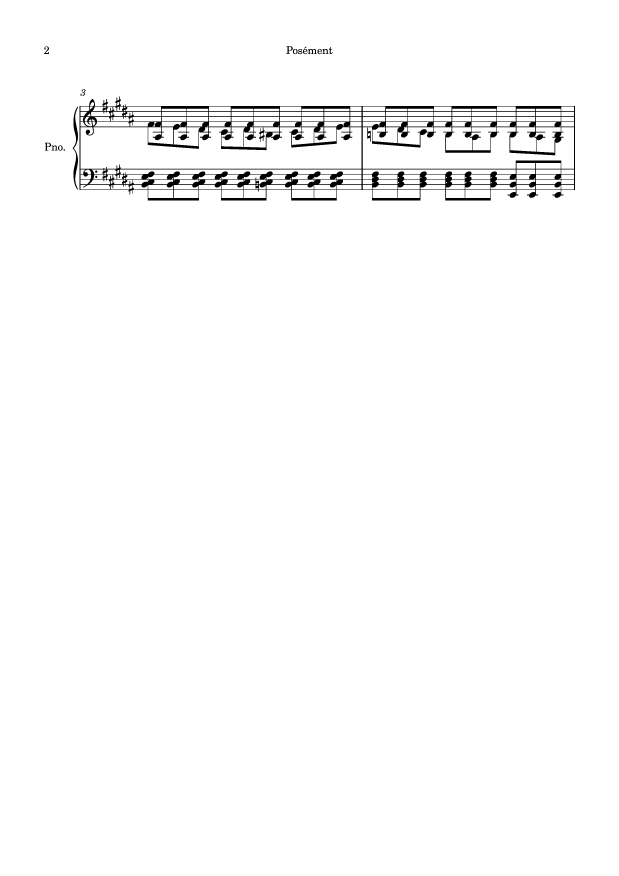
#> input picture input/Alkan - Posement-002.png, 2475 x 3504 px (shown at 1/4 size)
$ python -i helpers.py   (imports and definitions only)
#> lines starting #> are read from the running program, lines starting #| are printed output that depends on the picture; after the words box and inside, x2 and y2 are one past the last pixel; in counts of white or black regions, pixels touching at a corner belong together
#> `picture = cv2.imread('input/Alkan - Posement-002.png', cv2.IMREAD_GRAY..`: picture: shape (3504, 2475); 98.1% white; 21 black regions
# scripts de fontes externas utilizadas para auxiliar o desenvolvimento.
import cv2 as cv
import imutils, sys

# retorna uma piramide de imagens para fazer deslizamento de janela.
# fonte: https://pyimagesearch.com/2015/03/16/image-pyramids-with-python-and-opencv/
def pyramid(image, scale=1.5, minSize=(50, 50)):
	# yield the original image
	yield image
	# keep looping over the pyramid
	while True:
		# compute the new dimensions of the image and resize it
		w = int(image.shape[1] / scale)
		image = imutils.resize(image, width=w)
		# if the resized image does not meet the supplied minimum
		# size, then stop constructing the pyramid
		if image.shape[0] < minSize[1] or image.shape[1] < minSize[0]:
			break
		# yield the next image in the pyramid
		yield image

# retorna uma lista de janelas da imagem de input
# fonte: https://pyimagesearch.com/2015/03/23/sliding-windows-for-object-detection-with-python-and-opencv/
def sliding_window(image, stepSize, windowSize):
	# slide a window across the image
	for y in range(0, image.shape[0], stepSize):
		for x in range(0, image.shape[1], stepSize):
			# yield the current window
			yield (x, y, image[y:y + windowSize[1], x:x + windowSize[0]])

# corta o espaco branco ao redor da imagem e retorna as coordenadas da caixa de contorno
# adaptado de: https://python.plainenglish.io/effortlessly-remove-unwanted-whitespaces-from-images-with-opencv-and-python-e6707aac32c3
def crop_whitespace(image):

    # Find contours in the expanded binary mask
    contours, _ = cv.findContours(cv.bitwise_not(image), cv.RETR_LIST, cv.CHAIN_APPROX_SIMPLE)
#> contours = 309 contours, 4 with area under 20; largest, box (x1, y1, x2, y2) and area: (318, 386, 2300, 802) 705958, (321, 508, 1447, 676) 138625, (1450, 508, 2297, 676) 79978, (478, 677, 1447, 697) 16480, (2040, 508, 2244, 612) 15774

    left = image.shape[1]
#> left = 2475
    top = image.shape[0]
#> top = 3504
    right = 0
    bottom = 0

    for x, y, w, h in (cv.boundingRect(c) for c in contours):
    	if x < left:
    		left = x
    	if y < top:
    		top = y
    	if x+w > right:
    		right = x+w
    	if y+h > bottom:
    		bottom = y+h
#> this loop made 309 passes
#> (x, y, w, h, left, top, right, bottom) on pass 1: (1860, 759, 102, 34, 1860, 759, 1962, 793)
#> (x, y, w, h, left, top) on pass 11: (519, 741, 10, 16, 519, 741)
#> after the loop, bottom = 802; left = 176; right = 2300; top = 185

    # [7 lines of commented-out code are left out]
    cropped_image = image[top:bottom, left:right]
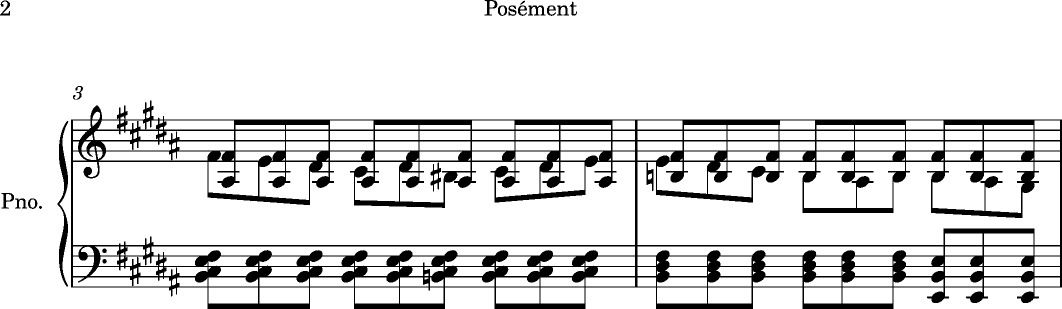
#> cropped_image: shape (617, 2124) (shown at 1/2 size); 87.6% white; 21 black regions, largest, box (x1, y1, x2, y2) and area: (142, 201, 2124, 617) 155882, (115, 242, 137, 574) 2484, (861, 325, 882, 383) 508

    return cropped_image, left, top

>>> import cv2
>>> picture = cv2.imread('input/Alkan - Posement-002.png', cv2.IMREAD_GRAYSCALE)
>>> result = crop_whitespace(picture)

$ run again, on input/Bartok - Solo Violin Sonata mvt 4-001.png
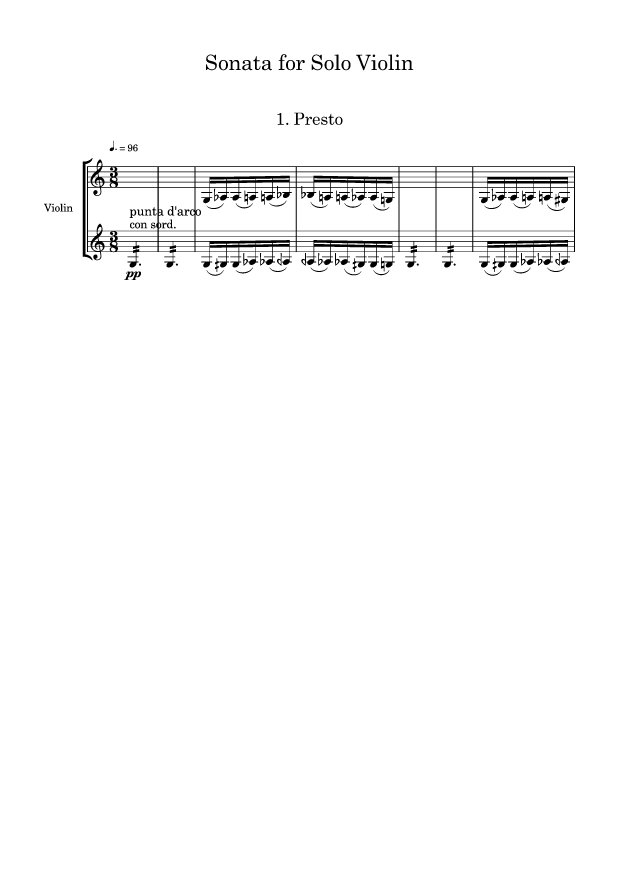
#> input picture input/Bartok - Solo Violin Sonata mvt 4-001.png, 2475 x 3504 px (shown at 1/4 size)
#> picture: shape (3504, 2475); 98% white; 108 black regions
#> contours = 335 contours, 3 with area under 20; largest, box (x1, y1, x2, y2) and area: (348, 637, 2300, 1070) 682736, (1186, 750, 1595, 924) 66336, (1892, 750, 2297, 924) 65917, (781, 750, 1184, 924) 64880, (351, 750, 631, 924) 47364
#> the loop in crop_whitespace, `for x, y, w, h in (cv.boundingRect(c) for c in contours):` made 335 passes
#> (x, y, w, h, left, top, right, bottom) on pass 1: (545, 1088, 12, 19, 545, 1088, 557, 1107)
#> after the loop in crop_whitespace, `for x, y, w, h in (cv.boundingRect(c) for c in contours):`: bottom = 1120; left = 176; right = 2300; top = 217
#> in crop_whitespace, `cropped_image = image[top:bottom, left:right]`:
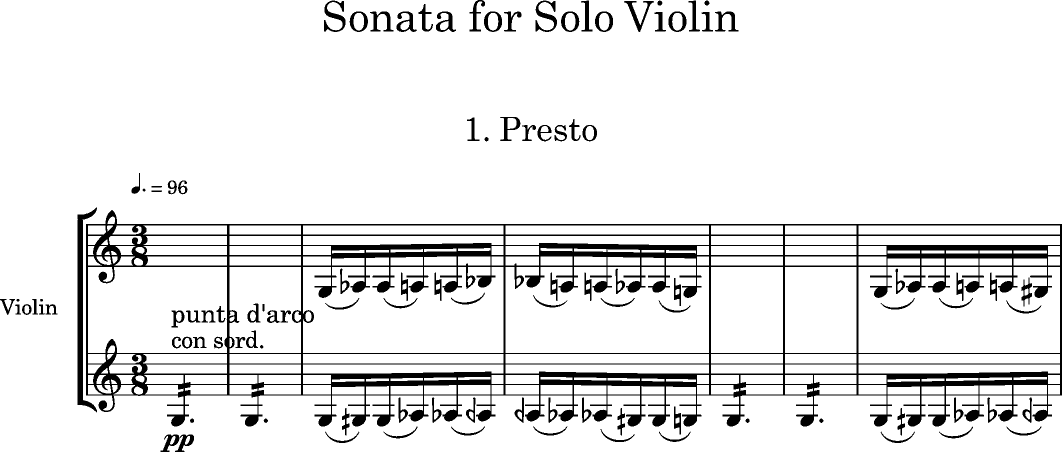
#> cropped_image: shape (903, 2124) (shown at 1/2 size); 90.9% white; 108 black regions, largest, box (x1, y1, x2, y2) and area: (172, 420, 2124, 853) 133604, (155, 415, 194, 825) 4722, (1071, 1, 1114, 64) 1014
